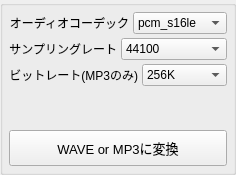
       <widget class="QWidget" name="tab_5">
        <attribute name="title">
         <string>WAV/MP3</string>
        </attribute>
        <layout class="QVBoxLayout" name="verticalLayout_10">
         <property name="spacing">
          <number>0</number>
         </property>
         <property name="leftMargin">
          <number>0</number>
         </property>
         <property name="topMargin">
          <number>0</number>
         </property>
         <property name="rightMargin">
          <number>0</number>
         </property>
         <property name="bottomMargin">
          <number>0</number>
         </property>
         <item>
          <widget class="QGroupBox" name="wav_groupBox">
           <property name="title">
            <string/>
           </property>
           <layout class="QVBoxLayout" name="verticalLayout_13">
            <property name="spacing">
             <number>4</number>
            </property>
            <property name="leftMargin">
             <number>6</number>
            </property>
            <property name="topMargin">
             <number>6</number>
            </property>
            <property name="rightMargin">
             <number>6</number>
            </property>
            <property name="bottomMargin">
             <number>6</number>
            </property>
            <item>
             <layout class="QHBoxLayout" name="horizontalLayout_14">
              <property name="bottomMargin">
               <number>0</number>
              </property>
              <item>
               <widget class="QLabel" name="label_13">
                <property name="text">
                 <string>オーディオコーデック</string>
                </property>
                <property name="alignment">
                 <set>Qt::AlignRight|Qt::AlignTrailing|Qt::AlignVCenter</set>
                </property>
               </widget>
              </item>
              <item>
               <widget class="QComboBox" name="wav_acodec_comboBox">
                <item>
                 <property name="text">
                  <string>pcm_s16le</string>
                 </property>
                </item>
                <item>
                 <property name="text">
                  <string>pcm_s24le</string>
                 </property>
                </item>
                <item>
                 <property name="text">
                  <string>pcm_s32le</string>
                 </property>
                </item>
                <item>
                 <property name="text">
                  <string>libmp3lame</string>
                 </property>
                </item>
               </widget>
              </item>
             </layout>
            </item>
            <item>
             <layout class="QHBoxLayout" name="horizontalLayout_13">
              <property name="bottomMargin">
               <number>0</number>
              </property>
              <item>
               <widget class="QLabel" name="label_12">
                <property name="text">
                 <string>サンプリングレート</string>
                </property>
                <property name="alignment">
                 <set>Qt::AlignRight|Qt::AlignTrailing|Qt::AlignVCenter</set>
                </property>
               </widget>
              </item>
              <item>
               <widget class="QComboBox" name="wav_samprate_comboBox">
                <item>
                 <property name="text">
                  <string>44100</string>
                 </property>
                </item>
                <item>
                 <property name="text">
                  <string>48000</string>
                 </property>
                </item>
                <item>
                 <property name="text">
                  <string>168000</string>
                 </property>
                </item>
                <item>
                 <property name="text">
                  <string>192000</string>
                 </property>
                </item>
                <item>
                 <property name="text">
                  <string>256000</string>
                 </property>
                </item>
               </widget>
              </item>
             </layout>
            </item>
            <item>
             <layout class="QHBoxLayout" name="horizontalLayout_19">
              <property name="bottomMargin">
               <number>0</number>
              </property>
              <item>
               <widget class="QLabel" name="label_16">
                <property name="text">
                 <string>ビットレート(MP3のみ)</string>
                </property>
                <property name="alignment">
                 <set>Qt::AlignRight|Qt::AlignTrailing|Qt::AlignVCenter</set>
                </property>
               </widget>
              </item>
              <item>
               <widget class="QComboBox" name="mp3_bitrate_comboBox">
                <property name="currentIndex">
                 <number>2</number>
                </property>
                <item>
                 <property name="text">
                  <string>128K</string>
                 </property>
                </item>
                <item>
                 <property name="text">
                  <string>160K</string>
                 </property>
                </item>
                <item>
                 <property name="text">
                  <string>256K</string>
                 </property>
                </item>
                <item>
                 <property name="text">
                  <string>320K</string>
                 </property>
                </item>
               </widget>
              </item>
             </layout>
            </item>
            <item>
             <spacer name="verticalSpacer_6">
              <property name="orientation">
               <enum>Qt::Vertical</enum>
              </property>
              <property name="sizeHint" stdset="0">
               <size>
                <width>20</width>
                <height>40</height>
               </size>
              </property>
             </spacer>
            </item>
            <item>
             <widget class="QPushButton" name="convert_wav_bt">
              <property name="minimumSize">
               <size>
                <width>0</width>
                <height>36</height>
               </size>
              </property>
              <property name="font">
               <font>
                <family>Yu Gothic UI</family>
                <pointsize>10</pointsize>
               </font>
              </property>
              <property name="styleSheet">
               <string notr="true"/>
              </property>
              <property name="text">
               <string>WAVE or MP3に変換</string>
              </property>
              <property name="iconSize">
               <size>
                <width>24</width>
                <height>24</height>
               </size>
              </property>
             </widget>
            </item>
           </layout>
          </widget>
         </item>
        </layout>
       </widget>
